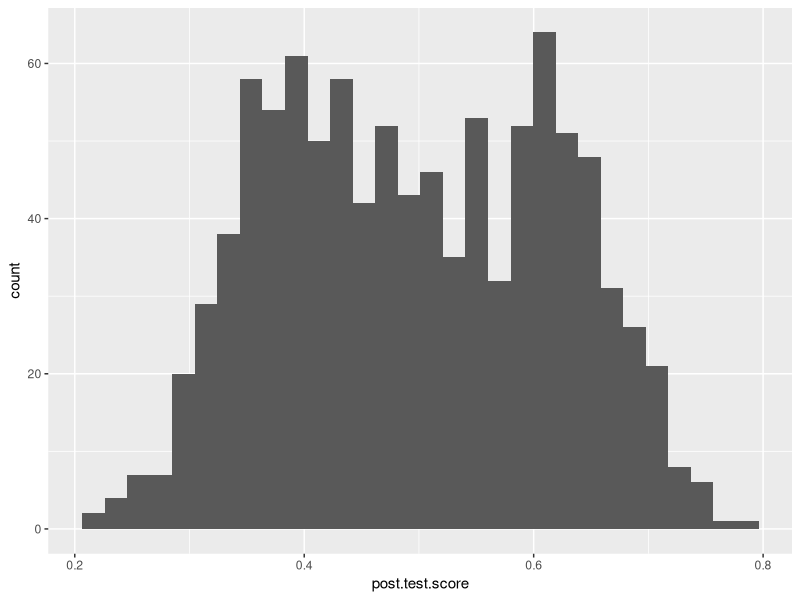
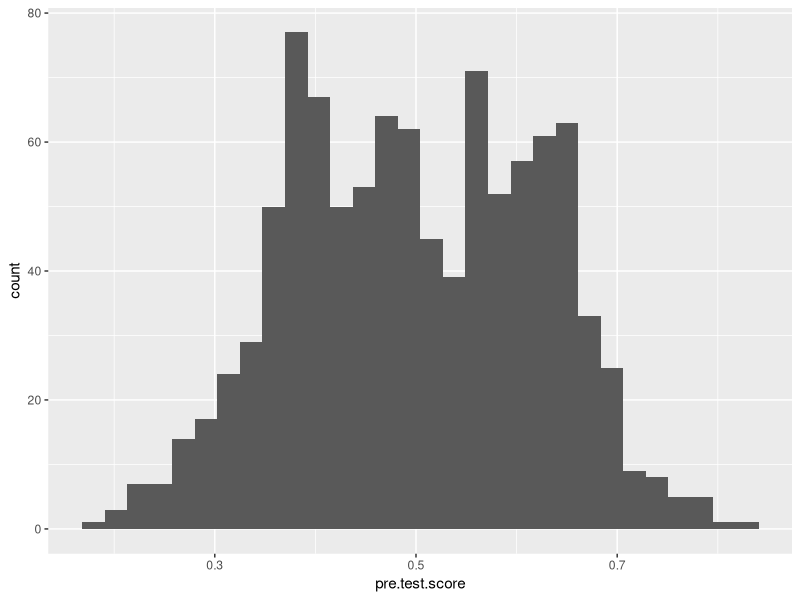
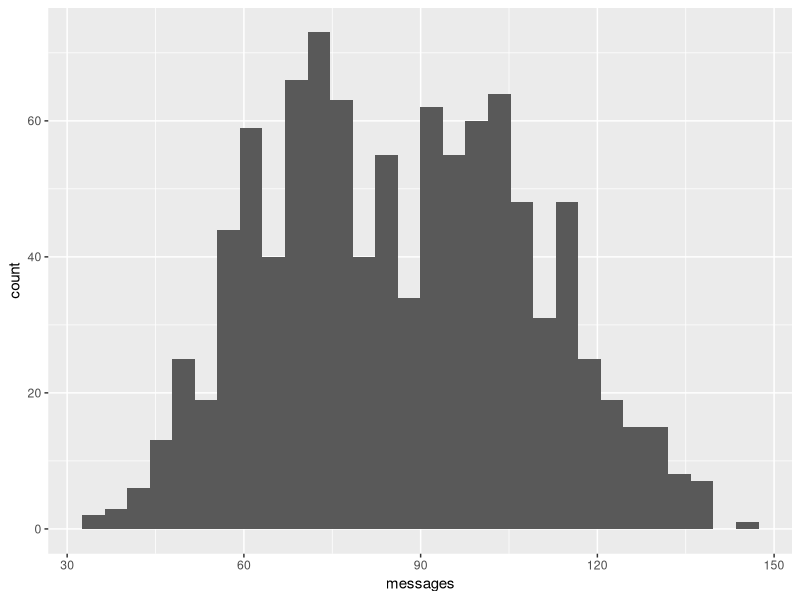
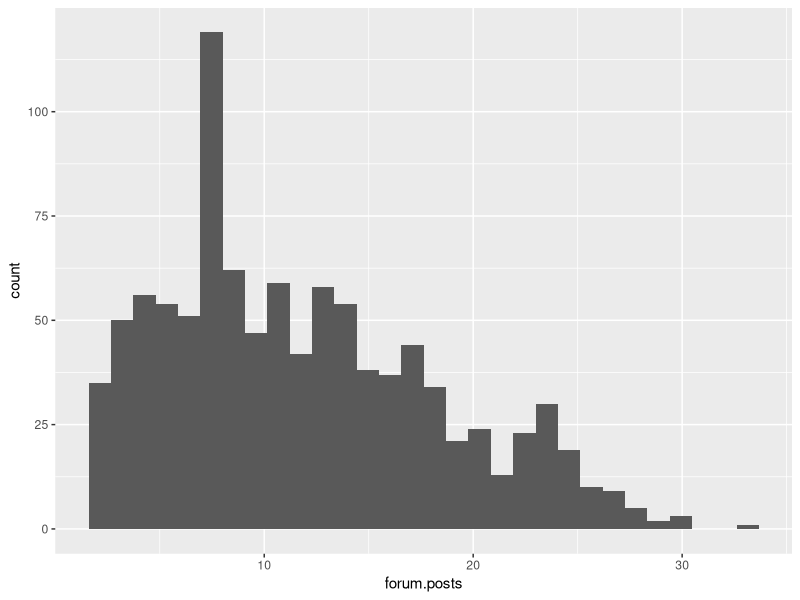
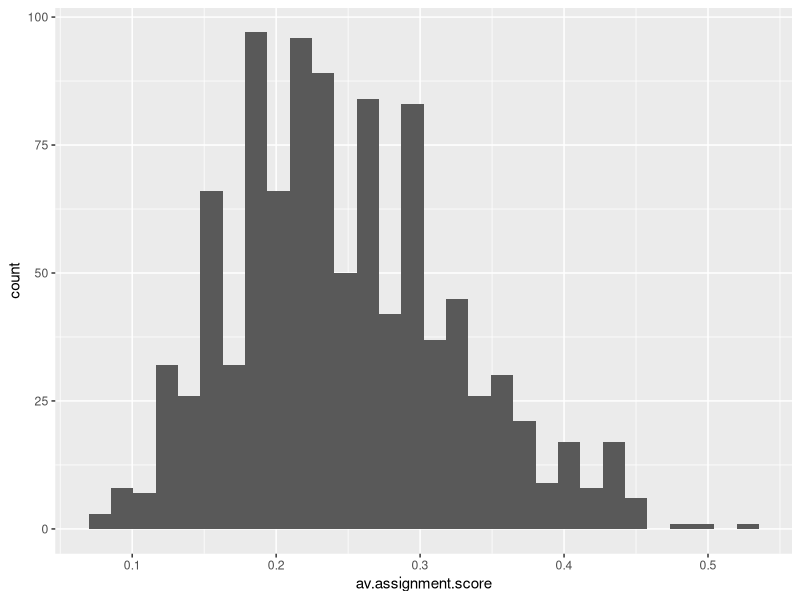
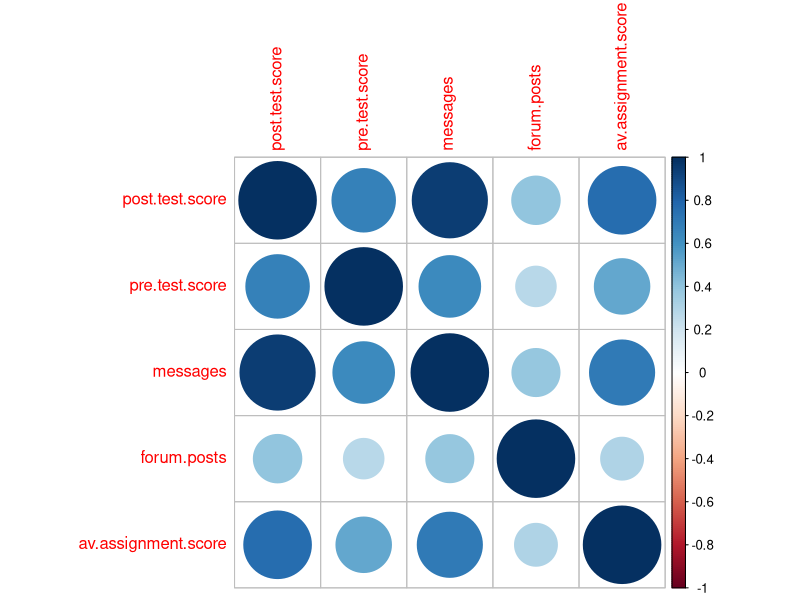
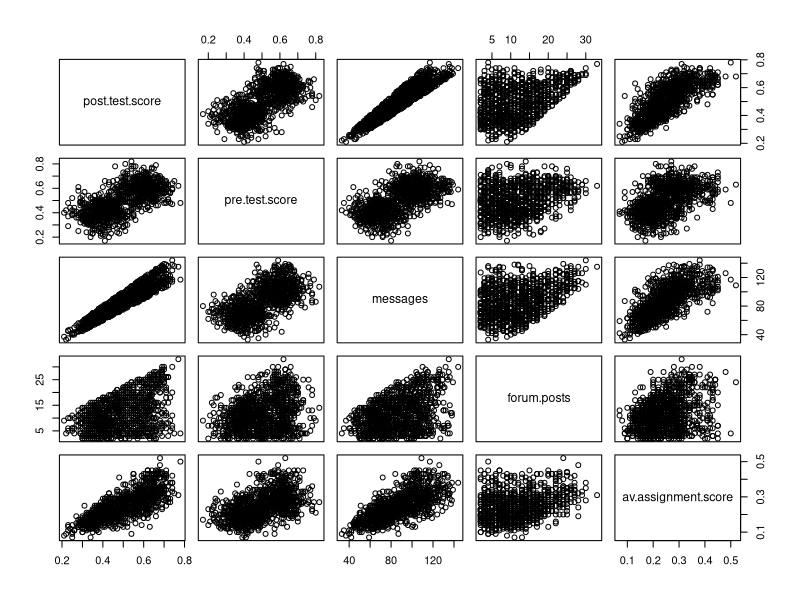
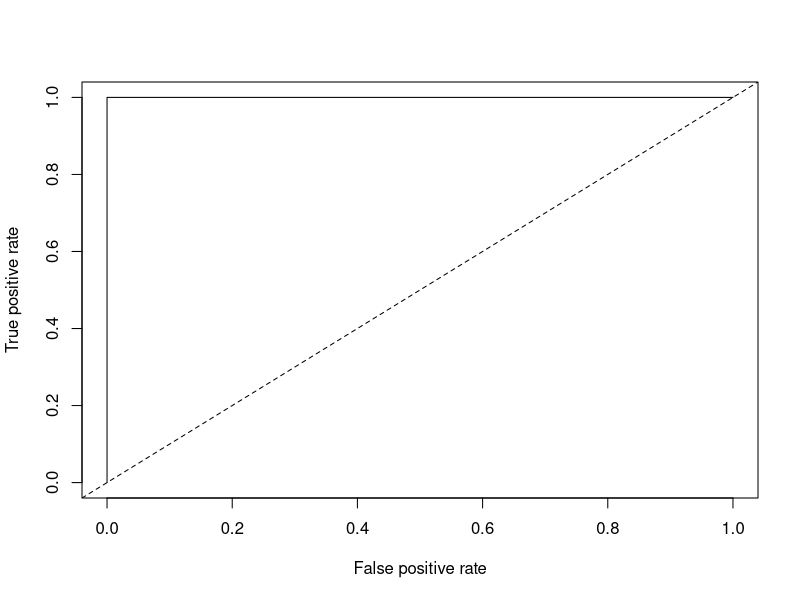

The R source for these figures, in order:
## ---- chunk 1
library(tidyverse)
data <- read.csv("online.data.csv",header = TRUE)
data$level.up <- ifelse(data$level.up == 'yes', 1, 0)
## ---- chunk 2
#Start by creating histograms of the distributions for all variables (#HINT: look up "facet" in the ggplot documentation)
ggplot(data, aes(x=post.test.score)) + 
  geom_histogram()

ggplot(data, aes(x=pre.test.score)) + 
  geom_histogram()

ggplot(data, aes(x=messages)) + 
  geom_histogram()

ggplot(data, aes(x=forum.posts)) + 
  geom_histogram()

ggplot(data, aes(x=av.assignment.score)) + 
  geom_histogram()

D1 <- select(data,-id,-level.up)

#Then visualize the relationships between variables
library(corrplot)
correlations <- cor(D1)
corrplot(correlations, method="circle") 
pairs(D1)

#Try to capture an intution about the data and the relationships
#High correlation: post test score vs. messages, av.assignment.score vs. post test score, av.assignment.score vs. messages


## ---- chunk 3
#Create a classification tree that predicts whether a student "levels up" in the online course using three variables of your choice (As we did last time, set all controls to their minimums)
library(rpart)

tree1 <- rpart(level.up ~ messages + av.assignment.score + post.test.score, method ='class', control = rpart.control(minsplit =1, minbucket =1, cp =0.001), data =data )

#Plot and generate a CP table for your tree 
printcp(tree1)
post(tree1, file = "tree1.ps", title = "Level Up - Tree 1")

#Generate a probability value that represents the probability that a student levels up based your classification tree 

data$pred1 <- predict(tree1, type = "prob")[,2]#Last class we used type = "class" which predicted the classification for us, this time we are using type = "prob" to see the probability that our classififcation is based on.
## ---- chunk 4
install.packages("ROCR")
library(ROCR)

#Plot the curve
pred.detail1 <- prediction(data$pred1, data$level.up) 
plot(performance(pred.detail1, "tpr", "fpr"))
abline(0, 1, lty = 2) #?

#Calculate the Area Under the Curve
unlist(slot(performance(pred.detail1,"auc"), "y.values"))#Unlist liberates the AUC value from the "performance" object created by ROCR


#Now repeat this process, but using the variables you did not use for the previous model and compare the plots & results of your two models. Which one do you think was the better model? Why?

tree2 <- rpart(level.up ~ forum.posts + av.assignment.score + pre.test.score, method ='class', control = rpart.control(minsplit =1, minbucket =1, cp =0.001), data =data )

printcp(tree2)
post(tree2, file = "tree2.ps", title = "Level Up - Tree 2")

data$pred2 <- predict(tree2, type = "prob")[,2]
pred.detail2 <- prediction(data$pred2, data$level.up) 
plot(performance(pred.detail2, "tpr", "fpr"))
abline(0, 1, lty = 2) #?

#Calculate the Area Under the Curve
unlist(slot(performance(pred.detail2,"auc"), "y.values")) #0.997


## ---- chunk 5
#Look at the ROC plot for your first model. Based on this plot choose a probability threshold that balances capturing the most correct predictions against false positives. Then generate a new variable in your data set that classifies each student according to your chosen threshold.

data$threshold.pred1 <- ifelse(data$pred1>0.5,1,0)
data$threshold.pred2 <- ifelse(data$pred2>0.5,1,0)
sum(data$threshold.pred1) #400
sum(data$level.up) #400
sum(data$threshold.pred2) #406

#Now generate three diagnostics:

data$accuracy.model1 <- (400+600)/(400+600)
#accuracy = 100%
data$precision.model1 <- 400/400
#precision = 100% 
data$recall.model1 <- 400/(400)
#recall = 100%

data$accuracy.model2 <- (400+594)/(400+594+6)
#accuracy = 99.4%
data$precision.model2 <- 400/400
#precision = 100% 
data$recall.model2 <- 400/(400+6)
#recall = 98.5%


#Finally, calculate Kappa for your model according to:

#First generate the table of comparisons
table1 <- table(data$level.up, data$threshold.pred1)

#Convert to matrix
matrix1 <- as.matrix(table1)

matrix1

#Calculate kappa
kappa(matrix1, exact = TRUE)/kappa(matrix1) #1.154

#Now choose a different threshold value and repeat these diagnostics. What conclusions can you draw about your two thresholds?

table2 <- table(data$level.up, data$threshold.pred2)

matrix2 <- as.matrix(table2)

matrix2

kappa(matrix2, exact = TRUE)/kappa(matrix2) #1.143
